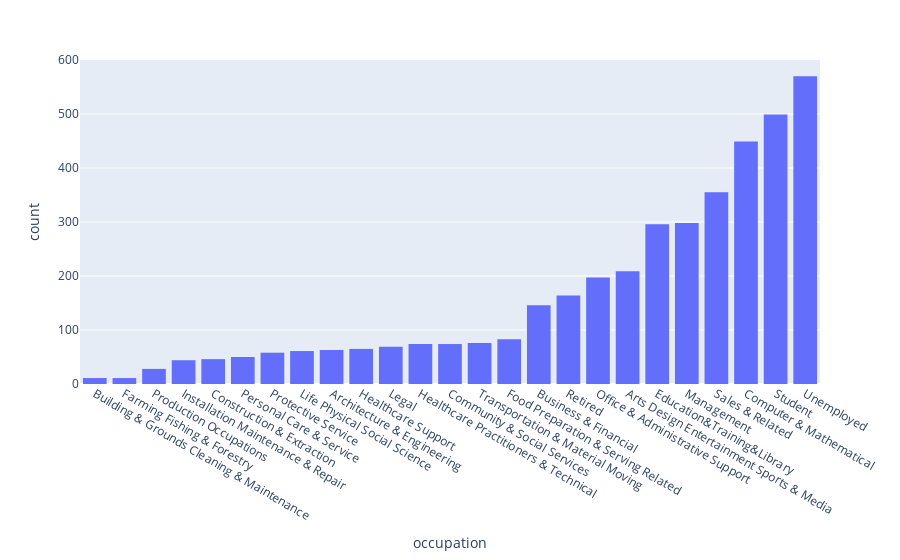

The notebook cell this image was saved under:
### Markdown cell above
### Independent Investigation

Using the bar coupon example as motivation, you are to explore one of the other coupon groups and try to determine the characteristics of passengers who accept the coupons.

### Code cell
# focus on population using coupons for Coffee House to understand potential target demographics
data_temp1 = data_[(data_['coupon'] == 'Coffee House')]
px.histogram(data_temp1, x="occupation").update_xaxes(categoryorder="total ascending")
# Noting that 'Unemployed', 'Student', 'Computer & Mathematical', 'Sales & Relateed', 'Management', 'Education&Training&Library' are the top N occupations consuming this coupon

### Figure 1 — Plotly figure (JSON) as saved in the notebook; plotly's stock layout.template omitted (floating-point values rounded to 4 significant figures; data arrays with more than 128 entries replaced by an {"elided": "..."} marker saying what was removed)
{"data": [{"alignmentgroup": "True", "bingroup": "x", "hovertemplate": "occupation=%{x}<br>count=%{y}<extra></extra>", "legendgroup": "", "marker": {"color": "#636efa", "pattern": {"shape": ""}}, "name": "", "offsetgroup": "", "orientation": "v", "showlegend": false, "type": "histogram", "x": {"elided": "3996 str values"}, "xaxis": "x", "yaxis": "y"}], "layout": {"barmode": "relative", "legend": {"tracegroupgap": 0}, "margin": {"t": 60}, "xaxis": {"anchor": "y", "categoryorder": "total ascending", "domain": [0, 1], "title": {"text": "occupation"}}, "yaxis": {"anchor": "x", "domain": [0, 1], "title": {"text": "count"}}}}
